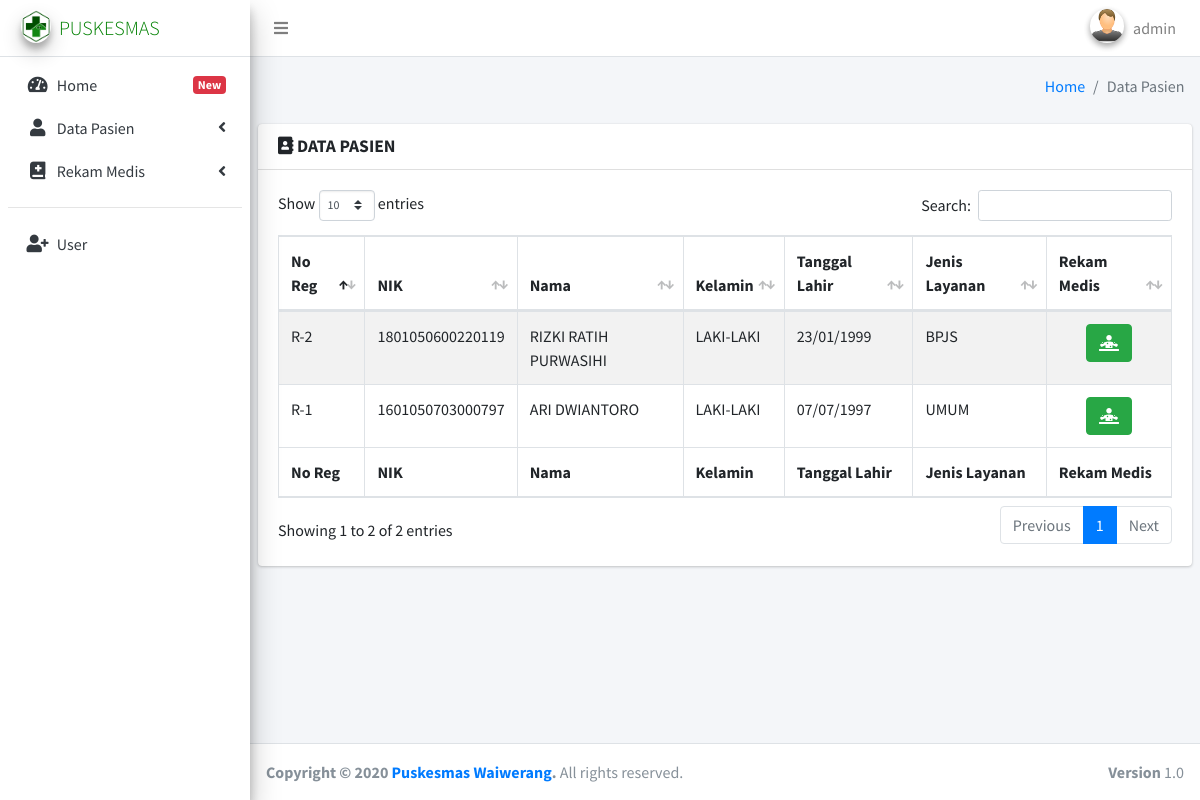
/pages/index.php?page=Rekmed (signed in), run on the app's committed database.
### tables this page shows
CREATE TABLE `pasien` (
  `no_pasien` int(30) NOT NULL,
  `nik` varchar(50) NOT NULL,
  `nama` varchar(50) NOT NULL,
  `jk` varchar(2) NOT NULL,
  `tgl_lahir` date NOT NULL,
  `alamat` text NOT NULL,
  `jenis_layanan` varchar(20) NOT NULL,
  `no_layanan` varchar(50) DEFAULT NULL,
  `tanggal_regis` date NOT NULL
);

### pages/rekmed/rekmed_data.php (the view, shortened to what this page needs)
<section class="content-header">
  <div class="container-fluid">
    <div class="row mb-2">
      <div class="col-sm-6">
      </div>
      <div class="col-sm-6">
        <ol class="breadcrumb float-sm-right">
          <li class="breadcrumb-item"><a href="index.php">Home</a></li>
          <li class="breadcrumb-item active">Data Pasien</li>
        </ol>
      </div>
    </div>
  </div>
</section>
<section class="content">
  <div class="card">
    <div class="card-header">
      <h3 class="card-title"><i class="far fas fa-address-book nav-icon"></i> <b>DATA PASIEN</b></h3>
    </div>
    <div class="card-body">
      <table id="example1" class="table table-bordered table-striped">
        <thead>
          <tr>
            <th>No Reg</th>
            <th>NIK</th>
            <th>Nama</th>
            <th>Kelamin</th>
            <th>Tanggal Lahir</th>
            <th>Jenis Layanan</th>
            <th>Rekam Medis</th>
          </tr>
        </thead>
        <tbody>
          <?php
          include "conn/koneksi.php";
          $sql="SELECT * FROM pasien";
          $query=mysqli_query($conn,$sql);
          while ($data=mysqli_fetch_array($query)) {
            ?>
            <tr>
              <td>R-<?php echo $data['no_pasien']; ?></td>
              <td> <?php echo $data['nik']; ?></td>
              <td><?php echo strtoupper($data['nama']);?></td>
              <td><?php if($data['jk']=="l"){ echo "LAKI-LAKI";}else{ echo "PEREMPUAN";}?></td>
              <td><?php echo date("d/m/Y",strtotime($data['tgl_lahir'])); ?></td>
              <td> <?php echo strtoupper($data['jenis_layanan']); ?></td>
              <td>
                <center>
                  <a href="index.php?page=Form_Rekmde&id=<?php echo $data['no_pasien'];?>" class="btn btn-success"  style="color:white" title="Rekam Medis"><i class="fas fa-diagnoses"></i></a>
                </center>
              </td>
            </tr>
          </div>
        <?php }; ?>
      <tfoot>
        <tr>
          <th>No Reg</th>
          <th>NIK</th>
          <th>Nama</th>
          <th>Kelamin</th>
          <th>Tanggal Lahir</th>
          <th>Jenis Layanan</th>
          <th>Rekam Medis</th>
        </tr>
      </tfoot>
  </div>
</div>

### data on the page
pasien: no_pasien "1", nik "1601050703000797", nama "ARI DWIANTORO", jk "LAKI-LAKI", tgl_lahir "07/07/1997", jenis_layanan "UMUM"
pasien: no_pasien "2", nik "1801050600220119", nama "RIZKI RATIH PURWASIHI", jk "LAKI-LAKI", tgl_lahir "23/01/1999", jenis_layanan "BPJS"

### other printed values
$_SESSION['user'] "admin"
